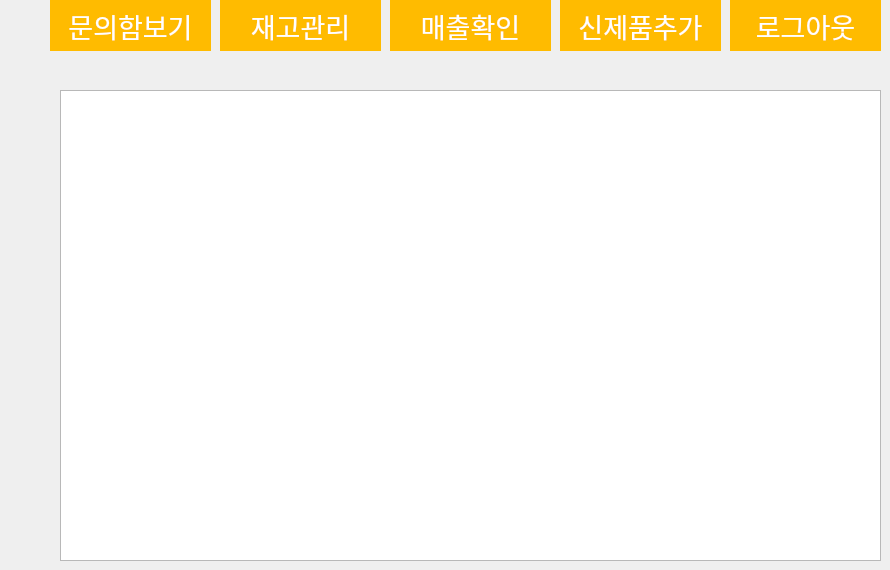
   <widget class="QWidget" name="page_8">
    <widget class="QPushButton" name="manager_question">
     <property name="geometry">
      <rect>
       <x>50</x>
       <y>0</y>
       <width>161</width>
       <height>51</height>
      </rect>
     </property>
     <property name="font">
      <font>
       <family>경기천년바탕 Bold</family>
       <pointsize>20</pointsize>
      </font>
     </property>
     <property name="styleSheet">
      <string notr="true">background-color:rgb(255,187,0);
color:white;
border-style: solid;

</string>
     </property>
     <property name="text">
      <string>문의함보기</string>
     </property>
    </widget>
    <widget class="QPushButton" name="manager_inventory">
     <property name="geometry">
      <rect>
       <x>220</x>
       <y>0</y>
       <width>161</width>
       <height>51</height>
      </rect>
     </property>
     <property name="font">
      <font>
       <family>경기천년바탕 Bold</family>
       <pointsize>20</pointsize>
      </font>
     </property>
     <property name="styleSheet">
      <string notr="true">background-color:rgb(255,187,0);
color:white;
border-style: solid;

</string>
     </property>
     <property name="text">
      <string>재고관리</string>
     </property>
    </widget>
    <widget class="QPushButton" name="manager_sales">
     <property name="geometry">
      <rect>
       <x>390</x>
       <y>0</y>
       <width>161</width>
       <height>51</height>
      </rect>
     </property>
     <property name="font">
      <font>
       <family>경기천년바탕 Bold</family>
       <pointsize>20</pointsize>
      </font>
     </property>
     <property name="styleSheet">
      <string notr="true">background-color:rgb(255,187,0);
color:white;
border-style: solid;

</string>
     </property>
     <property name="text">
      <string>매출확인</string>
     </property>
    </widget>
    <widget class="QTableWidget" name="order_confirmation">
     <property name="geometry">
      <rect>
       <x>60</x>
       <y>90</y>
       <width>821</width>
       <height>471</height>
      </rect>
     </property>
    </widget>
    <widget class="QPushButton" name="logout_manager_button">
     <property name="geometry">
      <rect>
       <x>730</x>
       <y>0</y>
       <width>151</width>
       <height>51</height>
      </rect>
     </property>
     <property name="font">
      <font>
       <family>경기천년바탕 Bold</family>
       <pointsize>20</pointsize>
      </font>
     </property>
     <property name="styleSheet">
      <string notr="true">background-color:rgb(255,187,0);
border-style: solid;

color:white;
</string>
     </property>
     <property name="text">
      <string>로그아웃</string>
     </property>
    </widget>
    <widget class="QPushButton" name="manager_sales_2">
     <property name="geometry">
      <rect>
       <x>560</x>
       <y>0</y>
       <width>161</width>
       <height>51</height>
      </rect>
     </property>
     <property name="font">
      <font>
       <family>경기천년바탕 Bold</family>
       <pointsize>20</pointsize>
      </font>
     </property>
     <property name="styleSheet">
      <string notr="true">background-color:rgb(255,187,0);
color:white;
border-style: solid;

</string>
     </property>
     <property name="text">
      <string>신제품추가</string>
     </property>
    </widget>
   </widget>
